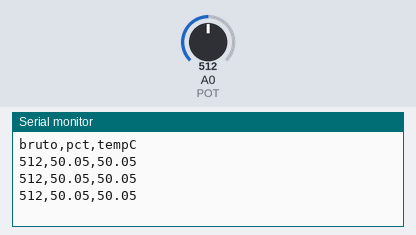
Simulated run of this sketch. Board: Arduino Uno, built with avr-gcc and run on an emulated ATmega328P. Shown: the last lines printed to the serial monitor. Inputs (shaded band) come from the test bench; at power-on: A0 (POT) = 512.

Above: at 1.3 s.
1.4 s: A0 (POT) set to 716
At 1.9 s:
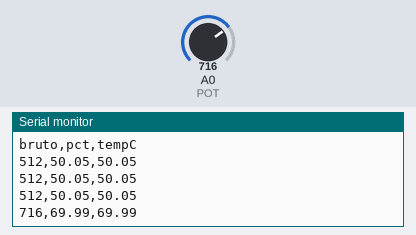
2.9 s: A0 (POT) set to 900
At 3.4 s:
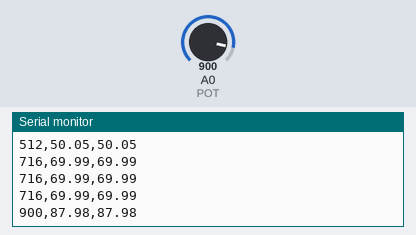
Timing chart, 0 to 5.9 s (numbered marks = the images above; inputs shaded):
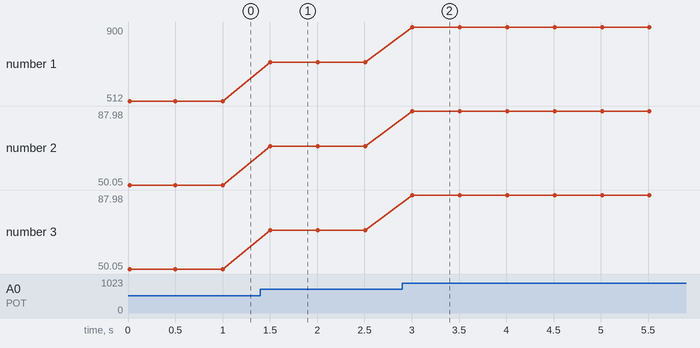

Measured:
- after the input at 1.4 s, the serial monitor: prints a new line after 0.10 s (image 1)
- after the input at 2.9 s, the serial monitor: prints a new line after 0.11 s (image 2)
- plotted number 1: 512 → 716 after the input at 1.4 s, 716 → 900 after the input at 2.9 s
- plotted number 2: 50.05 → 69.99 after the input at 1.4 s, 69.99 → 87.98 after the input at 2.9 s
- plotted number 3: 50.05 → 69.99 after the input at 1.4 s, 69.99 → 87.98 after the input at 2.9 s

The sketch:

02-escalonamento.ino
```cpp
// Etapa 3 — bruto -> percentual -> temperatura (0..100 °C)
// 100.0 e 1023.0 forçam cálculo em ponto flutuante (evita divisão inteira)
const int POT = A0;

void setup() {
  Serial.begin(9600);
  Serial.println("bruto,pct,tempC");
}

void loop() {
  int bruto = analogRead(POT);
  float pct = 100.0 * bruto / 1023.0;
  float tempC = pct;   // válido apenas para a faixa 0-100 °C

  Serial.print(bruto);
  Serial.print(",");
  Serial.print(pct, 2);
  Serial.print(",");
  Serial.println(tempC, 2);
  delay(500);
}
```
